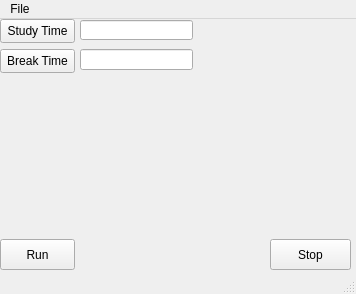
<?xml version="1.0" encoding="UTF-8"?>
<ui version="4.0">
 <class>MainWindow</class>
 <widget class="QMainWindow" name="MainWindow">
  <property name="geometry">
   <rect>
    <x>0</x>
    <y>0</y>
    <width>356</width>
    <height>294</height>
   </rect>
  </property>
  <property name="windowTitle">
   <string>MainWindow</string>
  </property>
  <widget class="QWidget" name="centralwidget">
   <widget class="QPushButton" name="pushButton">
    <property name="geometry">
     <rect>
      <x>0</x>
      <y>0</y>
      <width>75</width>
      <height>24</height>
     </rect>
    </property>
    <property name="text">
     <string>Study Time</string>
    </property>
   </widget>
   <widget class="QPushButton" name="pushButton_2">
    <property name="geometry">
     <rect>
      <x>0</x>
      <y>30</y>
      <width>75</width>
      <height>24</height>
     </rect>
    </property>
    <property name="text">
     <string>Break Time</string>
    </property>
   </widget>
   <widget class="QPushButton" name="pushButton_3">
    <property name="geometry">
     <rect>
      <x>0</x>
      <y>220</y>
      <width>75</width>
      <height>31</height>
     </rect>
    </property>
    <property name="text">
     <string>Run</string>
    </property>
   </widget>
   <widget class="QPushButton" name="pushButton_4">
    <property name="geometry">
     <rect>
      <x>270</x>
      <y>220</y>
      <width>81</width>
      <height>31</height>
     </rect>
    </property>
    <property name="text">
     <string>Stop</string>
    </property>
   </widget>
   <widget class="QLineEdit" name="lineEdit">
    <property name="geometry">
     <rect>
      <x>80</x>
      <y>1</y>
      <width>113</width>
      <height>20</height>
     </rect>
    </property>
   </widget>
   <widget class="QLineEdit" name="lineEdit_2">
    <property name="geometry">
     <rect>
      <x>80</x>
      <y>30</y>
      <width>113</width>
      <height>21</height>
     </rect>
    </property>
   </widget>
  </widget>
  <widget class="QMenuBar" name="menubar">
   <property name="geometry">
    <rect>
     <x>0</x>
     <y>0</y>
     <width>356</width>
     <height>22</height>
    </rect>
   </property>
   <widget class="QMenu" name="menuFile">
    <property name="title">
     <string>File</string>
    </property>
    <addaction name="separator"/>
    <addaction name="actionNew_Window"/>
   </widget>
   <addaction name="menuFile"/>
  </widget>
  <widget class="QStatusBar" name="statusbar"/>
  <action name="actionNew_Window">
   <property name="text">
    <string>New Window</string>
   </property>
  </action>
 </widget>
 <resources/>
 <connections/>
</ui>
